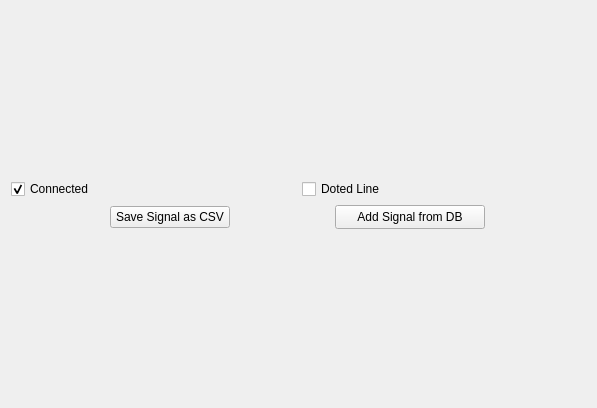
<?xml version="1.0" encoding="UTF-8"?>
<ui version="4.0">
 <class>GraphicWindow</class>
 <widget class="QWidget" name="GraphicWindow">
  <property name="geometry">
   <rect>
    <x>0</x>
    <y>0</y>
    <width>597</width>
    <height>408</height>
   </rect>
  </property>
  <property name="windowTitle">
   <string>Form</string>
  </property>
  <layout class="QVBoxLayout" name="verticalLayout">
   <item>
    <layout class="QVBoxLayout" name="verticalLayout_4">
     <property name="bottomMargin">
      <number>0</number>
     </property>
     <item>
      <layout class="QHBoxLayout" name="horizontalLayout">
       <item>
        <widget class="QCheckBox" name="ConnectedCheckBox">
         <property name="text">
          <string>Connected</string>
         </property>
         <property name="checked">
          <bool>true</bool>
         </property>
        </widget>
       </item>
       <item>
        <widget class="QCheckBox" name="checkBoxDottedLine">
         <property name="text">
          <string>Doted Line</string>
         </property>
        </widget>
       </item>
      </layout>
     </item>
     <item>
      <layout class="QHBoxLayout" name="horizontalLayout_3">
       <item>
        <widget class="QPushButton" name="pushButton">
         <property name="minimumSize">
          <size>
           <width>120</width>
           <height>0</height>
          </size>
         </property>
         <property name="maximumSize">
          <size>
           <width>100</width>
           <height>16777215</height>
          </size>
         </property>
         <property name="text">
          <string>Save Signal as CSV</string>
         </property>
        </widget>
       </item>
       <item>
        <widget class="QPushButton" name="GraphFromDB">
         <property name="minimumSize">
          <size>
           <width>150</width>
           <height>0</height>
          </size>
         </property>
         <property name="maximumSize">
          <size>
           <width>110</width>
           <height>24</height>
          </size>
         </property>
         <property name="text">
          <string>Add Signal from DB</string>
         </property>
        </widget>
       </item>
      </layout>
     </item>
    </layout>
   </item>
   <item>
    <layout class="QVBoxLayout" name="verticalLayout_2"/>
   </item>
  </layout>
 </widget>
 <resources/>
 <connections/>
</ui>
